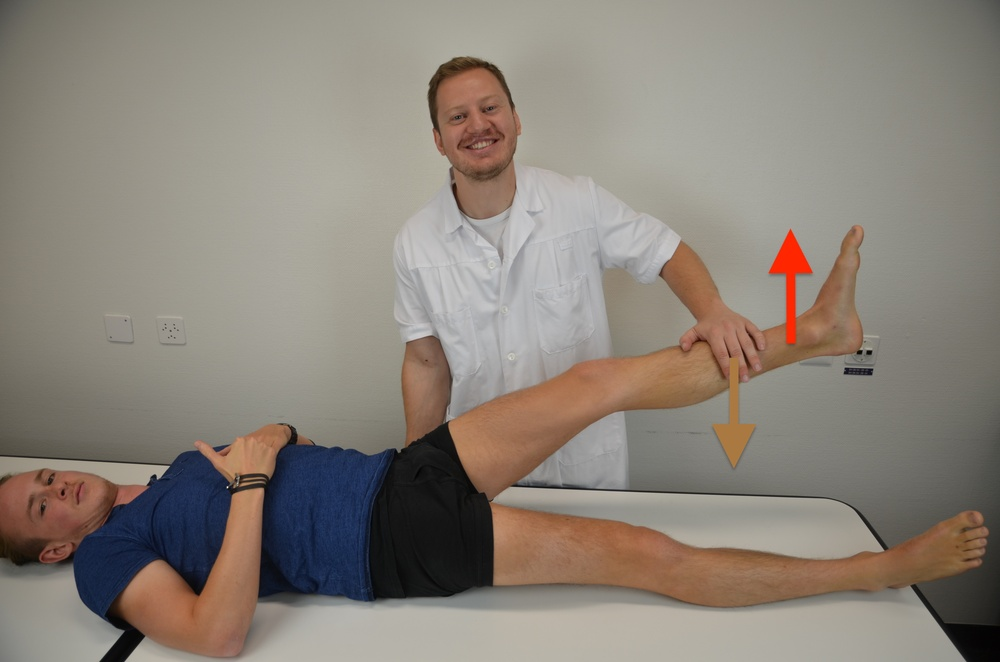
#> input picture CS/04_Skills_Examen/MSQ_Hanche_Genou/RMS_Hanche/Flexion de la hanche contre résistance.jpg, 1000 x 662 px, shrunk from 4928 x 3264 before the run, found by its file name
$ python crop_auto_hanche.py
#> lines starting #> are read from the running program, lines starting #| are printed output that depends on the picture
"""Recadre les photos cliniques en détectant le mur uniforme.

Réutilise l'algo calibré sur le dossier GALS (même salle, même mur clair).
Exclut les schémas anatomiques et les PNGs composites déjà retravaillés.
"""

from PIL import Image, ImageStat
from pathlib import Path

SOURCE_DIR = Path(__file__).parent
OUT_DIR = SOURCE_DIR / "cropped"
OUT_DIR.mkdir(exist_ok=True)

STDDEV_LOW = 22
STDDEV_HIGH = 28
MARGIN_PCT = 0.08
STEP = 4

# Photos cliniques 4928×3264 — toutes prises dans la même salle
TARGETS = [
    "Flexion de la hanche contre résistance.jpg",
    "Log roll test.jpg",
    "Manœuvre de FABER.jpg",
    "Manœuvre de FADIR.jpg",
    "Manœuvre de Gaenslen.jpg",
    "Manœuvre de Mennel.jpg",
    "Palpation des épines iliaques antéro-supérieures.jpg",
]


def find_content_bounds(img: Image.Image, low: float, high: float, step: int):
    gray = img.convert("L")
    hsv_sat = img.convert("HSV").getchannel("S")  # canal saturation
    w, h = gray.size

    # Analyse uniquement la zone centrale des lignes (15%-85% horizontal)
    # pour ignorer objets marginaux. Combine stddev + range : le range
    # capture les transitions claires/claires (peau→table) mieux que stddev.
    side_margin = int(w * 0.15)
    ROW_RANGE_THRESHOLD = 60

    def row_has_content(g, y, gw):
        band = g.crop((side_margin, y, gw - side_margin, y + 1))
        if ImageStat.Stat(band).stddev[0] > low:
            return True
        lo, hi = band.getextrema()
        return (hi - lo) > ROW_RANGE_THRESHOLD

    top = 0
    for y in range(0, h, step):
        if row_has_content(gray, y, w):
            top = max(0, y - step)
            break
    bottom = h
    for y in range(h - 1, -1, -step):
        if row_has_content(gray, y, w):
            bottom = min(h, y + step)
            break

    sub_gray = gray.crop((0, top, w, bottom))
    sub_sat = hsv_sat.crop((0, top, w, bottom))
    sub_h = bottom - top
    n_windows = 10
    win_h = sub_h // n_windows
    DARK_MEAN = 80
    BAND = 8
    RANGE_THRESHOLD = 70
    SAT_THRESHOLD = 70  # pixel coloré (flèche orange/jaune moins saturée)
    MIN_MATCHING_WINDOWS = 3

    def col_has_content(x: int) -> bool:
        x0 = max(0, x - BAND // 2)
        x1 = min(w, x0 + BAND)
        gcol = sub_gray.crop((x0, 0, x1, sub_h))
        scol = sub_sat.crop((x0, 0, x1, sub_h))
        n_match = 0
        for i in range(n_windows):
            gw_ = gcol.crop((0, i * win_h, x1 - x0, (i + 1) * win_h))
            sw_ = scol.crop((0, i * win_h, x1 - x0, (i + 1) * win_h))
            # Détection par saturation : pixel coloré présent → flèche
            if sw_.getextrema()[1] > SAT_THRESHOLD:
                n_match += 1
                continue
            stat = ImageStat.Stat(gw_)
            if stat.mean[0] < DARK_MEAN:
                continue
            lo, hi = gw_.getextrema()
            if hi - lo > RANGE_THRESHOLD:
                n_match += 1
        return n_match >= MIN_MATCHING_WINDOWS

    left = 0
    for x in range(0, w, step):
        if col_has_content(x):
            left = max(0, x - step)
            break
    right = w
    for x in range(w - 1, -1, -step):
        if col_has_content(x):
            right = min(w, x + step)
            break

    return left, top, right, bottom


def add_margin(box, w, h, pct):
    left, top, right, bottom = box
    mx = int(w * pct)
    my = int(h * pct)
    return (
        max(0, left - mx),
        max(0, top - my),
        min(w, right + mx),
        min(h, bottom + my),
    )


def process(filename: str):
    src = SOURCE_DIR / filename
    if not src.exists():
        print(f"  ✗ introuvable: {filename}")
        return

    img = Image.open(src)
    w, h = img.size
    raw_box = find_content_bounds(img, STDDEV_LOW, STDDEV_HIGH, STEP)
    rw, rh = raw_box[2] - raw_box[0], raw_box[3] - raw_box[1]

    # Garde sur la box DÉTECTÉE (avant marge) : la marge peut gonfler
    # artificiellement et masquer un échec de détection.
    max_ratio = max(rw / w, rh / h)
    area_ratio = (rw * rh) / (w * h)
    too_aggressive = max_ratio < 0.5 or area_ratio < 0.20

    box = add_margin(raw_box, w, h, MARGIN_PCT)
    bw, bh = box[2] - box[0], box[3] - box[1]
    saved_pct = 100 * (1 - (bw * bh) / (w * h))
    if too_aggressive:
        print(f"  ⚠ {filename}  crop suspect ({saved_pct:.0f}% perdus) — ignoré")
        return

    # Si réduction négligeable, ne rien sauvegarder
    if saved_pct < 3:
        print(f"  · {filename}  déjà serré ({saved_pct:.1f}%) — ignoré")
        return

    cropped = img.crop(box)
    out_path = OUT_DIR / filename
    cropped.save(out_path, quality=92)
    cw, ch = cropped.size
    print(f"  ✓ {filename}  {w}x{h} → {cw}x{ch}  (-{saved_pct:.1f}%)")


if __name__ == "__main__":
    print(f"Sortie : {OUT_DIR}")
    for name in TARGETS:
        process(name)
#> in process, img is the input picture: PIL image 1000x662 RGB; mean R, G, B 139, 130.7, 121.2
#> in find_content_bounds, `gray = img.convert("L")`:
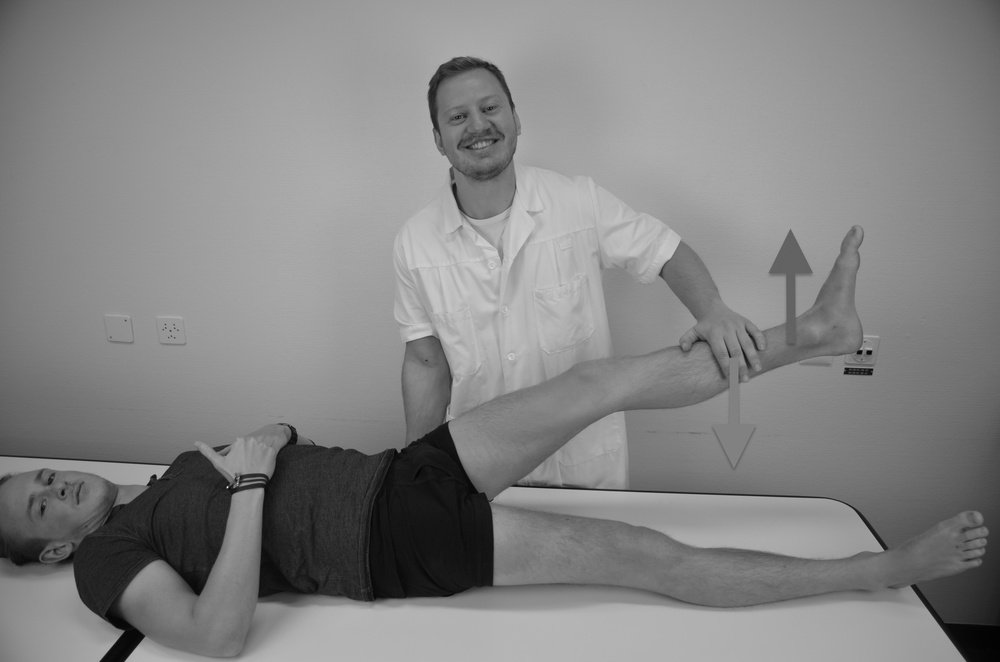
#> gray: PIL image 1000x662 L; min 2, max 251, mean 132.1
#> in find_content_bounds, `hsv_sat = img.convert("HSV").getchannel("S")`:
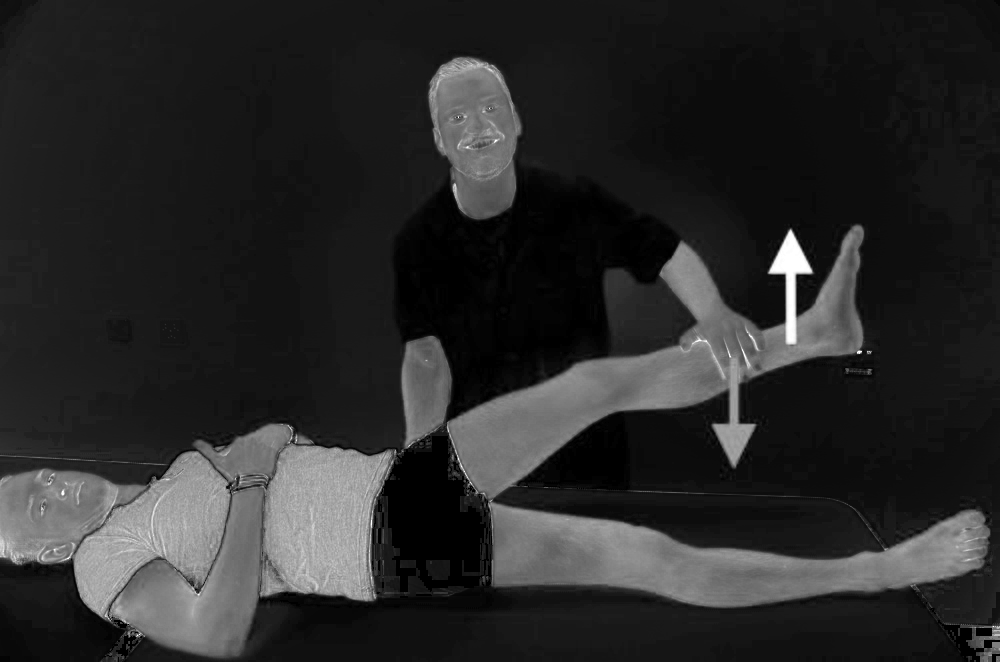
#> hsv_sat: PIL image 1000x662 L; min 0, max 255, mean 42.1
#> the loop in find_content_bounds, `for y in range(0, h, step):` made 16 passes
#> (lo in row_has_content, hi in row_has_content, top) on pass 16: (53, 171, 56)
#> (lo in row_has_content, hi in row_has_content) on passes 1 to 6: (133, 162), (134, 162), (135, 163), (135, 163), (136, 164), (137, 165)
#> the loop in find_content_bounds, `for y in range(h - 1, -1, -step):` made 2 passes
#> (lo in row_has_content, hi in row_has_content, bottom) on pass 2: (102, 181, 661)
#> (lo in row_has_content, hi in row_has_content) on pass 1: (147, 181)
#> in find_content_bounds, `sub_gray = gray.crop((0, top, w, bottom))`:
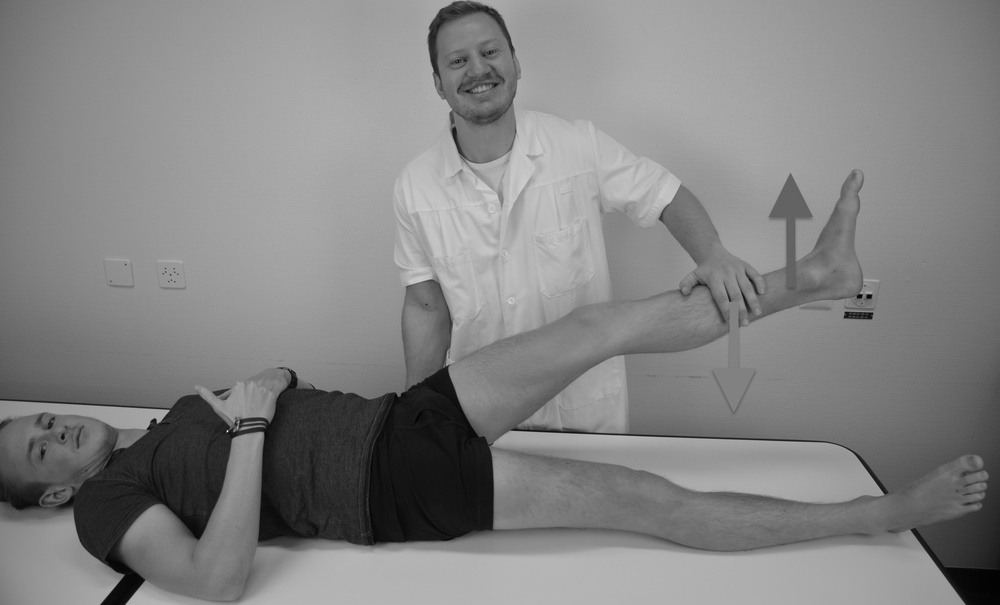
#> sub_gray: PIL image 1000x605 L; min 2, max 251, mean 130.9
#> in find_content_bounds, `sub_sat = hsv_sat.crop((0, top, w, bottom))`:
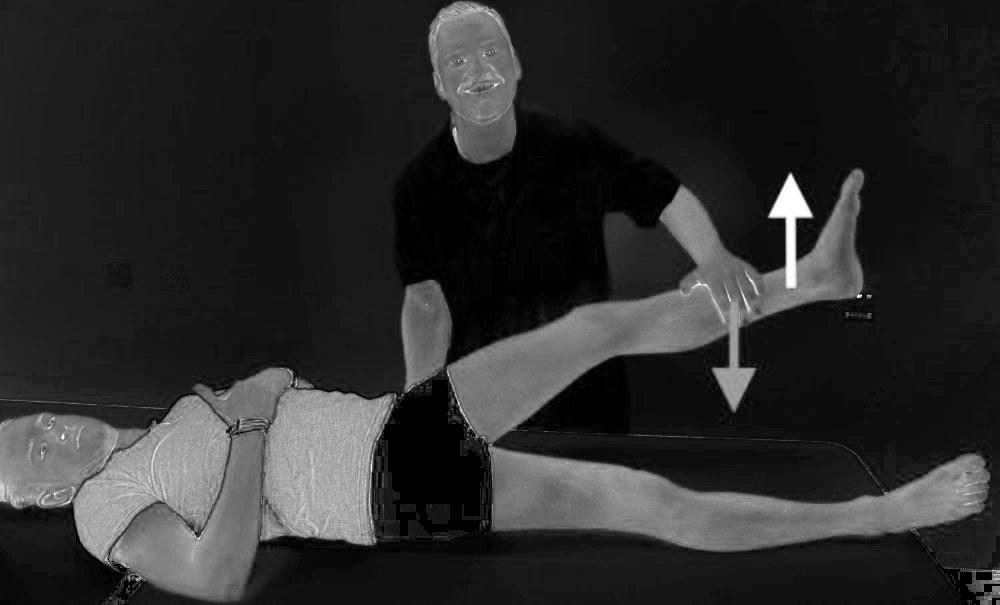
#> sub_sat: PIL image 1000x605 L; min 0, max 255, mean 44.1
#> in find_content_bounds, `sub_h = bottom - top`: sub_h = 605
#> in find_content_bounds, `win_h = sub_h // n_windows`: win_h = 60
#> in process, `raw_box = find_content_bounds(img, STDDEV_LOW, STDDEV_HIGH, STEP)`: raw_box = (0, 56, 995, 661)
#> in process, `rw, rh = raw_box[2] - raw_box[0], raw_box[3] - raw_box[1]`: rw = 995; rh = 605
#> in process, `max_ratio = max(rw / w, rh / h)`: max_ratio = 0.995
#> in process, `area_ratio = (rw * rh) / (w * h)`: area_ratio = 0.909
#> in process, `too_aggressive = max_ratio < 0.5 or area_ratio < 0.20`: too_aggressive = False
#> in add_margin, `left, top, right, bottom = box`: left = 0; top = 56; right = 995; bottom = 661
#> in process, `box = add_margin(raw_box, w, h, MARGIN_PCT)`: box = (0, 4, 1000, 662)
#> in process, `bw, bh = box[2] - box[0], box[3] - box[1]`: bw = 1000; bh = 658
#> in process, `saved_pct = 100 * (1 - (bw * bh) / (w * h))`: saved_pct = 0.604
#|   · Flexion de la hanche contre résistance.jpg  déjà serré (0.6%) — ignoré
#> pass 2 of the loop `for name in TARGETS:`:
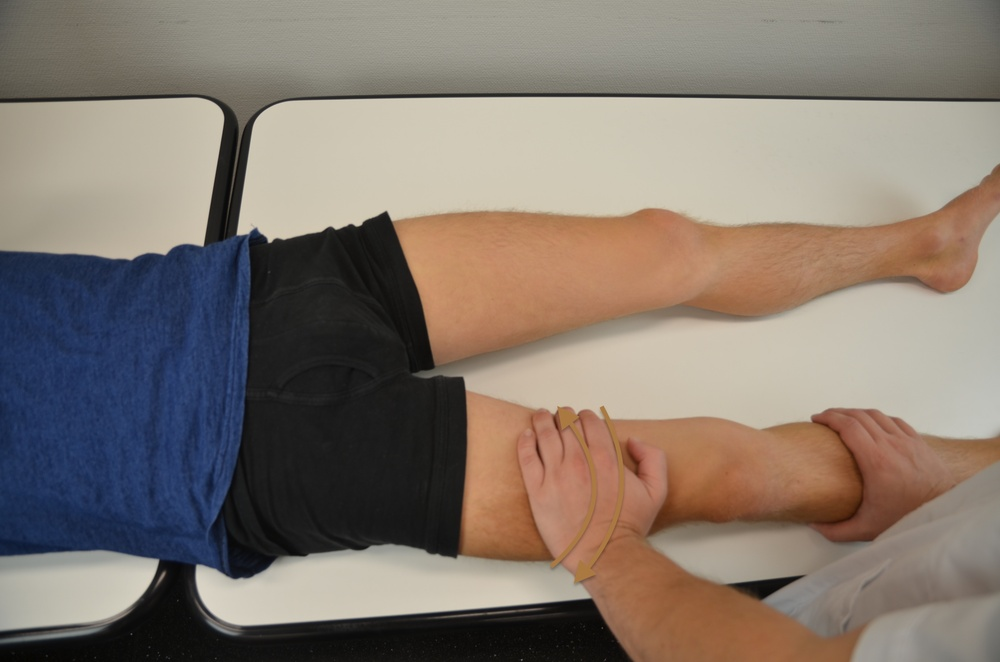
#> input picture CS/04_Skills_Examen/MSQ_Hanche_Genou/RMS_Hanche/Log roll test.jpg, 1000 x 662 px, shrunk from 4928 x 3264 before the run, found by its file name
#> in process, img is the input picture: PIL image 1000x662 RGB; mean R, G, B 131.8, 120.3, 110.6
#> the loop in find_content_bounds (call 2), `for y in range(0, h, step):` made 25 passes
#> (lo in row_has_content, hi in row_has_content) on passes 1 to 8: (136, 165), (132, 164), (129, 164), (129, 164), (127, 162), (123, 165), (127, 163), (126, 162)
#> sub_gray: PIL image 1000x570 L
#> in find_content_bounds (call 2), `sub_sat = hsv_sat.crop((0, top, w, bottom))`:
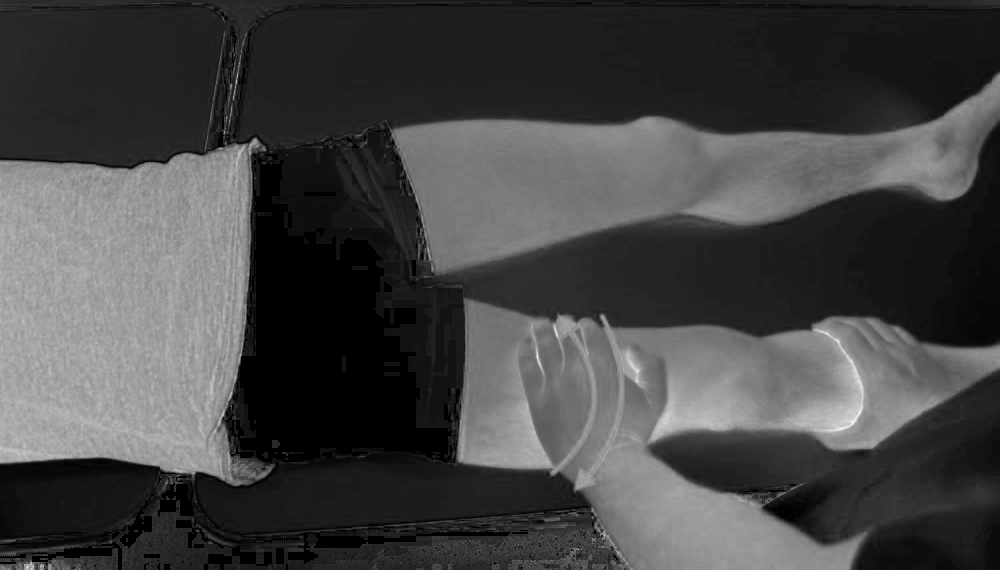
#> sub_sat: PIL image 1000x570 L; min 0, max 255, mean 68.8
#> raw_box = (0, 92, 1000, 662)
#> rw = 1000; rh = 570
#> max_ratio = 1
#> area_ratio = 0.861
#> box = (0, 40, 1000, 662)
#> bh = 622
#> saved_pct = 6.04
#> in process (call 2), `cropped = img.crop(box)`:
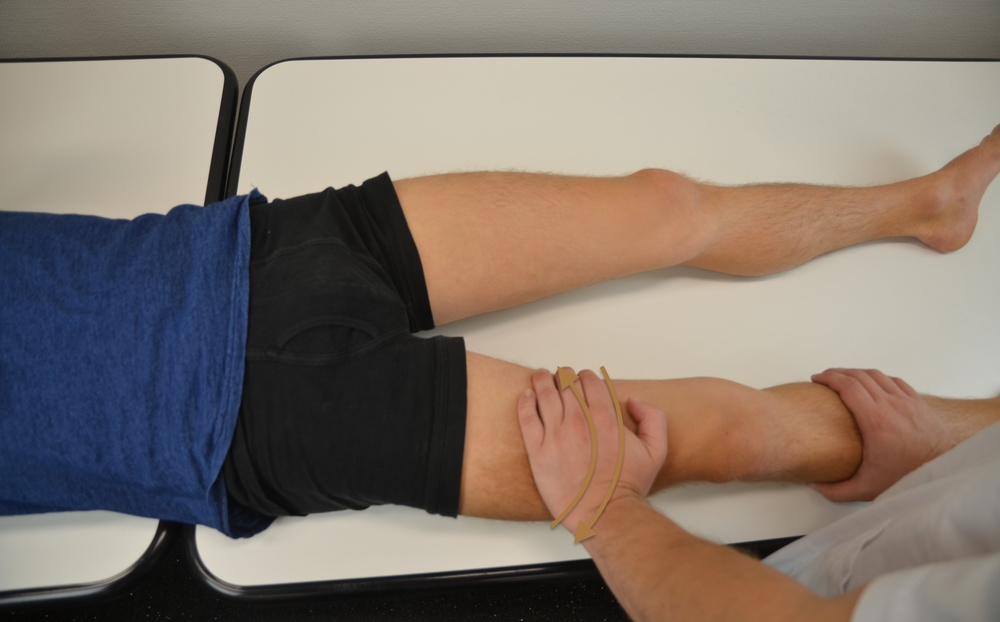
#> cropped: PIL image 1000x622 RGB; mean R, G, B 131, 118.9, 109.3
#|   ✓ Log roll test.jpg  1000x662 → 1000x622  (-6.0%)
#> pass 3 of the loop `for name in TARGETS:`:
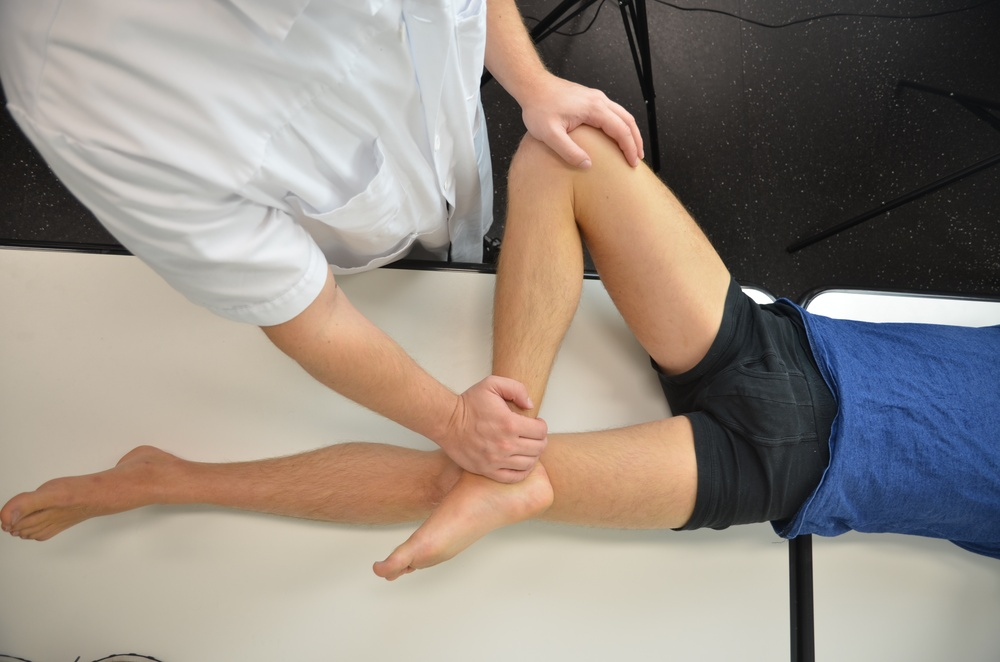
#> input picture CS/04_Skills_Examen/MSQ_Hanche_Genou/RMS_Hanche/Manœuvre de FABER.jpg, 1000 x 662 px, shrunk from 4928 x 3264 before the run, found by its file name
#> in process, img is the input picture: PIL image 1000x662 RGB; mean R, G, B 149.1, 139.4, 130.8
#> in find_content_bounds (call 3), `gray = img.convert("L")`:
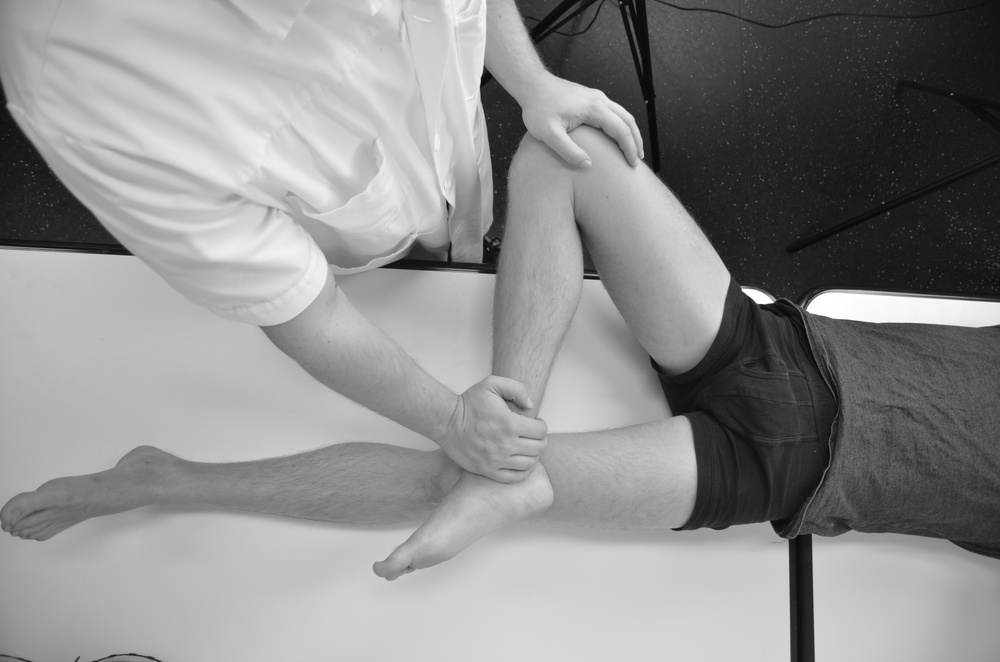
#> gray: PIL image 1000x662 L; min 7, max 255, mean 141.3
#> in find_content_bounds (call 3), `hsv_sat = img.convert("HSV").getchannel("S")`:
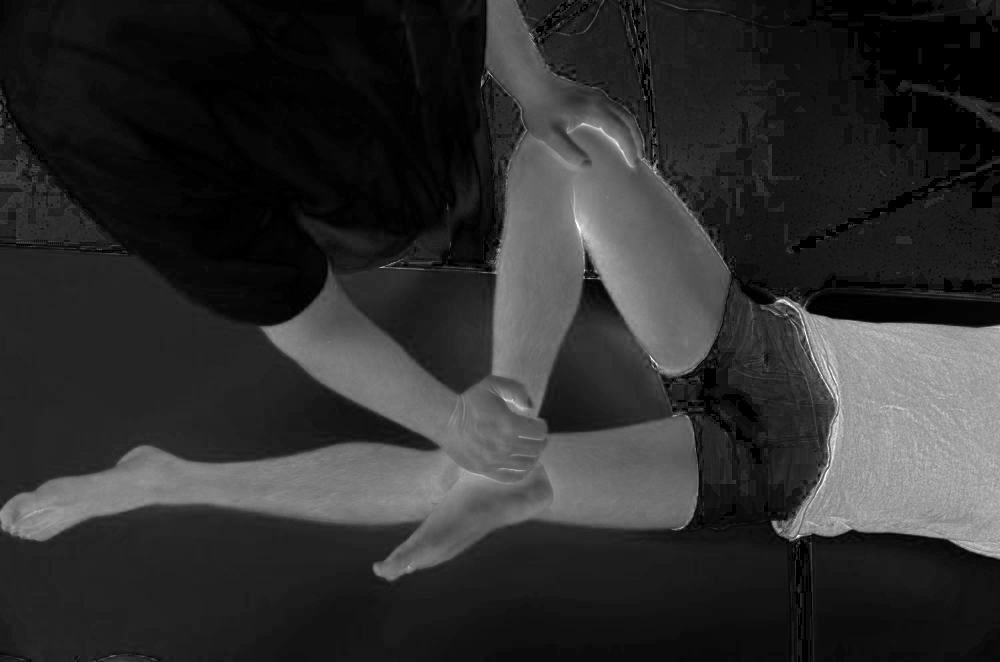
#> hsv_sat: PIL image 1000x662 L; min 0, max 255, mean 47.1
#> raw_box = (0, 0, 1000, 662)
#> rh = 662
#> area_ratio = 1
#> box = (0, 0, 1000, 662)
#> bh = 662
#> saved_pct = 0
#|   · Manœuvre de FABER.jpg  déjà serré (0.0%) — ignoré
#> the loop made 7 passes; the first 3 are shown
